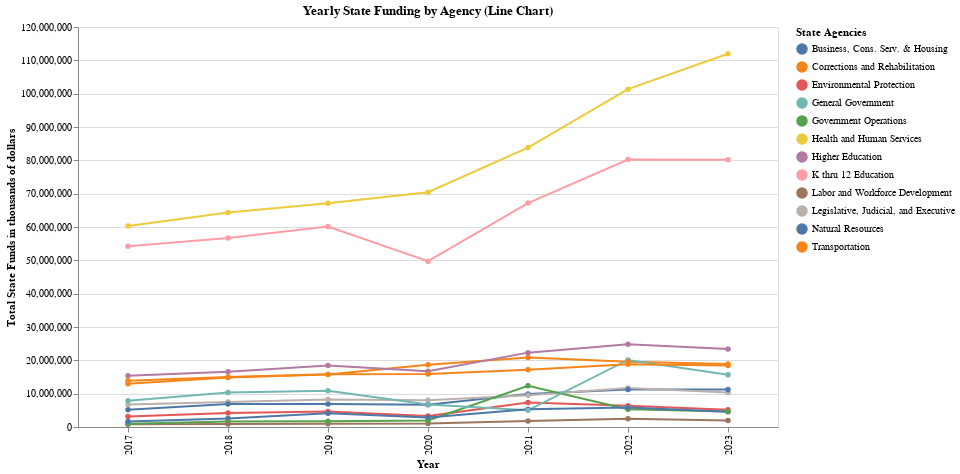

Notebook source saved alongside this figure:
### Code cell
import altair as alt

# Line Chart
line_chart = alt.Chart(df).mark_line(point=True).encode(
    x='Year:O',
    y=alt.Y('Total State Funds*', title='Total State Funds in thousands of dollars'),
    color='State Agencies',
    tooltip=['Year', 'State Agencies', 'Total State Funds*']
).properties(
    width=700,
    height=400,
    title='Yearly State Funding by Agency (Line Chart)'
)
line_chart.interactive()

### Figure 1 — Vega-Lite specification as saved in the notebook (floating-point values rounded to 4 significant figures)
{"config": {"view": {"continuousWidth": 400, "continuousHeight": 300}}, "data": {"name": "data-7afb8bf2a63c92f4828103f0ba0ca067"}, "mark": {"type": "line", "point": true}, "encoding": {"color": {"field": "State Agencies", "type": "nominal"}, "tooltip": [{"field": "Year", "type": "nominal"}, {"field": "State Agencies", "type": "nominal"}, {"field": "Total State Funds*", "type": "quantitative"}], "x": {"field": "Year", "type": "ordinal"}, "y": {"field": "Total State Funds*", "title": "Total State Funds in thousands of dollars", "type": "quantitative"}}, "height": 400, "selection": {"selector001": {"type": "interval", "bind": "scales", "encodings": ["x", "y"]}}, "title": "Yearly State Funding by Agency (Line Chart)", "width": 700, "$schema": "https://vega.github.io/schema/vega-lite/v4.17.0.json", "datasets": {"data-7afb8bf2a63c92f4828103f0ba0ca067": [{"Total State Funds*": 3186058, "State Agencies": "Environmental Protection", "Year": "2017"}, {"Total State Funds*": 12988956, "State Agencies": "Transportation", "Year": "2017"}, {"Total State Funds*": 5197052, "State Agencies": "Natural Resources", "Year": "2017"}, {"Total State Funds*": 6744679, "State Agencies": "Legislative, Judicial, and Executive", "Year": "2017"}, {"Total State Funds*": 847140, "State Agencies": "Labor and Workforce Development", "Year": "2017"}, {"Total State Funds*": 54225738, "State Agencies": "K thru 12 Education", "Year": "2017"}, {"Total State Funds*": 15396305, "State Agencies": "Higher Education", "Year": "2017"}, {"Total State Funds*": 60275318, "State Agencies": "Health and Human Services", "Year": "2017"}, {"Total State Funds*": 985148, "State Agencies": "Government Operations", "Year": "2017"}, {"Total State Funds*": 7857559, "State Agencies": "General Government", "Year": "2017"}, {"Total State Funds*": 13869150, "State Agencies": "Corrections and Rehabilitation", "Year": "2017"}, {"Total State Funds*": 1683190, "State Agencies": "Business, Cons. Serv. & Housing", "Year": "2017"}, {"Total State Funds*": 2523990, "State Agencies": "Business, Cons. Serv. & Housing", "Year": "2018"}, {"Total State Funds*": 64332173, "State Agencies": "Health and Human Services", "Year": "2018"}, {"Total State Funds*": 4177317, "State Agencies": "Environmental Protection", "Year": "2018"}, {"Total State Funds*": 10325676, "State Agencies": "General Government", "Year": "2018"}, {"Total State Funds*": 1613912, "State Agencies": "Government Operations", "Year": "2018"}, {"Total State Funds*": 16589768, "State Agencies": "Higher Education", "Year": "2018"}, {"Total State Funds*": 15000372, "State Agencies": "Corrections and Rehabilitation", "Year": "2018"}, {"Total State Funds*": 882264, "State Agencies": "Labor and Workforce Development", "Year": "2018"}, {"Total State Funds*": 7472245, "State Agencies": "Legislative, Judicial, and Executive", "Year": "2018"}, {"Total State Funds*": 6900282, "State Agencies": "Natural Resources", "Year": "2018"}, {"Total State Funds*": 14873885, "State Agencies": "Transportation", "Year": "2018"}, {"Total State Funds*": 56680868, "State Agencies": "K thru 12 Education", "Year": "2018"}, {"Total State Funds*": 60137016, "State Agencies": "K thru 12 Education", "Year": "2019"}, {"Total State Funds*": 15729491, "State Agencies": "Transportation", "Year": "2019"}, {"Total State Funds*": 6910734, "State Agencies": "Natural Resources", "Year": "2019"}, {"Total State Funds*": 8219236, "State Agencies": "Legislative, Judicial, and Executive", "Year": "2019"}, {"Total State Funds*": 951252, "State Agencies": "Labor and Workforce Development", "Year": "2019"}, {"Total State Funds*": 67139332, "State Agencies": "Health and Human Services", "Year": "2019"}, {"Total State Funds*": 1752880, "State Agencies": "Government Operations", "Year": "2019"}, {"Total State Funds*": 10908785, "State Agencies": "General Government", "Year": "2019"}, {"Total State Funds*": 4636405, "State Agencies": "Environmental Protection", "Year": "2019"}, {"Total State Funds*": 15788581, "State Agencies": "Corrections and Rehabilitation", "Year": "2019"}, {"Total State Funds*": 4124992, "State Agencies": "Business, Cons. Serv. & Housing", "Year": "2019"}, {"Total State Funds*": 18479257, "State Agencies": "Higher Education", "Year": "2019"}, {"Total State Funds*": 18641239, "State Agencies": "Transportation", "Year": "2020"}, {"Total State Funds*": 6688182, "State Agencies": "Natural Resources", "Year": "2020"}, {"Total State Funds*": 8038029, "State Agencies": "Legislative, Judicial, and Executive", "Year": "2020"}, {"Total State Funds*": 49735800, "State Agencies": "K thru 12 Education", "Year": "2020"}, {"Total State Funds*": 1016924, "State Agencies": "Labor and Workforce Development", "Year": "2020"}, {"Total State Funds*": 16697509, "State Agencies": "Higher Education", "Year": "2020"}, {"Total State Funds*": 1949352, "State Agencies": "Government Operations", "Year": "2020"}, {"Total State Funds*": 6755649, "State Agencies": "General Government", "Year": "2020"}, {"Total State Funds*": 3332320, "State Agencies": "Environmental Protection", "Year": "2020"}, {"Total State Funds*": 15928545, "State Agencies": "Corrections and Rehabilitation", "Year": "2020"}, {"Total State Funds*": 2871469, "State Agencies": "Business, Cons. Serv. & Housing", "Year": "2020"}, {"Total State Funds*": 70418575, "State Agencies": "Health and Human Services", "Year": "2020"}, {"Total State Funds*": 9878217, "State Agencies": "Natural Resources", "Year": "2021"}, {"Total State Funds*": 9496491, "State Agencies": "Legislative, Judicial, and Executive", "Year": "2021"}, {"Total State Funds*": 1786043, "State Agencies": "Labor and Workforce Development", "Year": "2021"}, {"Total State Funds*": 67178751, "State Agencies": "K thru 12 Education", "Year": "2021"}, {"Total State Funds*": 17184989, "State Agencies": "Corrections and Rehabilitation", "Year": "2021"}, {"Total State Funds*": 83833235, "State Agencies": "Health and Human Services", "Year": "2021"}, {"Total State Funds*": 12379323, "State Agencies": "Government Operations", "Year": "2021"}, {"Total State Funds*": 7369547, "State Agencies": "Environmental Protection", "Year": "2021"}, {"Total State Funds*": 5294392, "State Agencies": "Business, Cons. Serv. & Housing", "Year": "2021"}, {"Total State Funds*": 22307523, "State Agencies": "Higher Education", "Year": "2021"}, {"Total State Funds*": 5013899, "State Agencies": "General Government", "Year": "2021"}, {"Total State Funds*": 20866758, "State Agencies": "Transportation", "Year": "2021"}, {"Total State Funds*": 18796129, "State Agencies": "Corrections and Rehabilitation", "Year": "2022"}, {"Total State Funds*": 6370164, "State Agencies": "Environmental Protection", "Year": "2022"}, {"Total State Funds*": 20118958, "State Agencies": "General Government", "Year": "2022"}, {"Total State Funds*": 5357719, "State Agencies": "Government Operations", "Year": "2022"}, {"Total State Funds*": 101351278, "State Agencies": "Health and Human Services", "Year": "2022"}, {"Total State Funds*": 24840070, "State Agencies": "Higher Education", "Year": "2022"}, {"Total State Funds*": 80233899, "State Agencies": "K thru 12 Education", "Year": "2022"}, {"Total State Funds*": 2467091, "State Agencies": "Labor and Workforce Development", "Year": "2022"}, {"Total State Funds*": 11730656, "State Agencies": "Legislative, Judicial, and Executive", "Year": "2022"}, {"Total State Funds*": 11252529, "State Agencies": "Natural Resources", "Year": "2022"}, {"Total State Funds*": 19579761, "State Agencies": "Transportation", "Year": "2022"}, {"Total State Funds*": 5817847, "State Agencies": "Business, Cons. Serv. & Housing", "Year": "2022"}, {"Total State Funds*": 4607264, "State Agencies": "Business, Cons. Serv. & Housing", "Year": "2023"}, {"Total State Funds*": 18469305, "State Agencies": "Corrections and Rehabilitation", "Year": "2023"}, {"Total State Funds*": 5160871, "State Agencies": "Environmental Protection", "Year": "2023"}, {"Total State Funds*": 15675266, "State Agencies": "General Government", "Year": "2023"}, {"Total State Funds*": 4661453, "State Agencies": "Government Operations", "Year": "2023"}, {"Total State Funds*": 111981876, "State Agencies": "Health and Human Services", "Year": "2023"}, {"Total State Funds*": 23370627, "State Agencies": "Higher Education", "Year": "2023"}, {"Total State Funds*": 80164019, "State Agencies": "K thru 12 Education", "Year": "2023"}, {"Total State Funds*": 1916824, "State Agencies": "Labor and Workforce Development", "Year": "2023"}, {"Total State Funds*": 10329964, "State Agencies": "Legislative, Judicial, and Executive", "Year": "2023"}, {"Total State Funds*": 11256487, "State Agencies": "Natural Resources", "Year": "2023"}, {"Total State Funds*": 18900398, "State Agencies": "Transportation", "Year": "2023"}]}}
